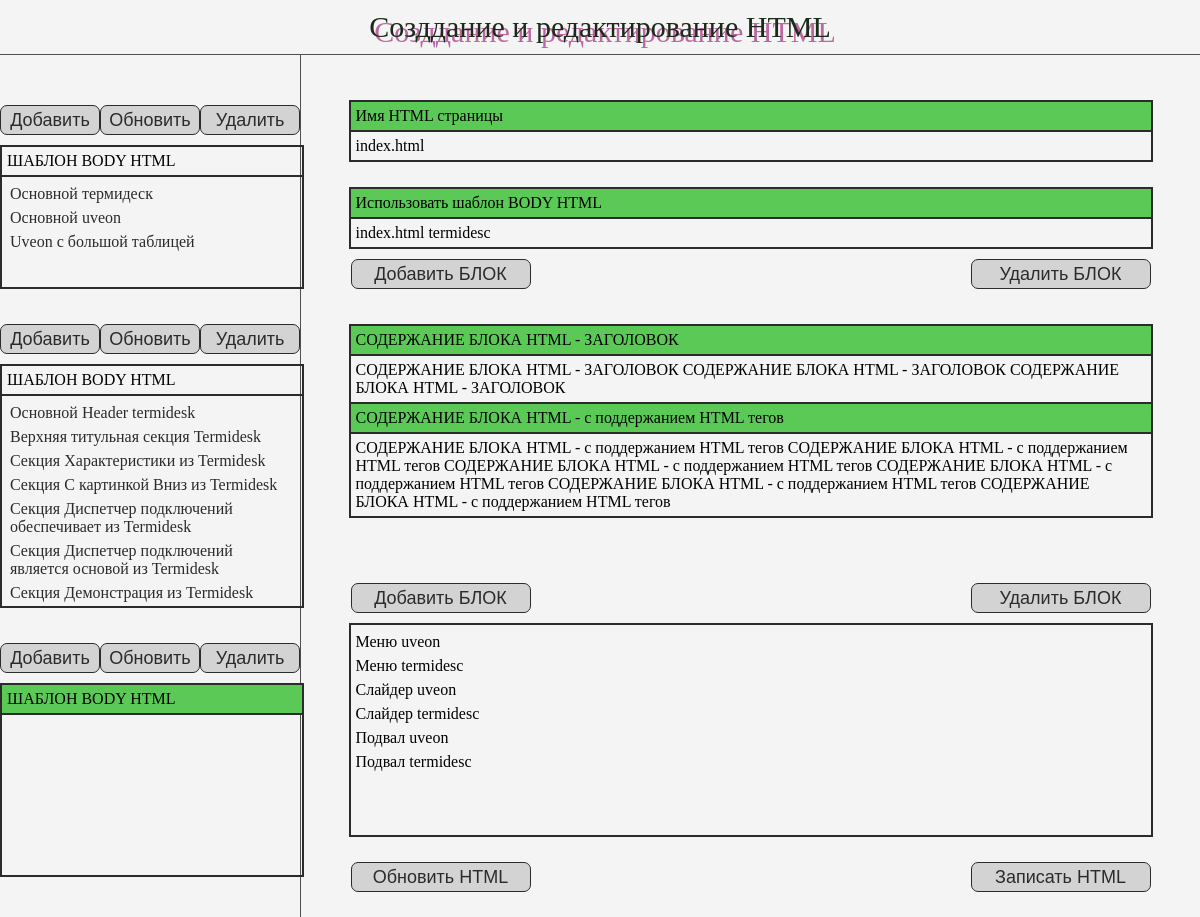
/htmles/, run on an earlier commit of the app's database.
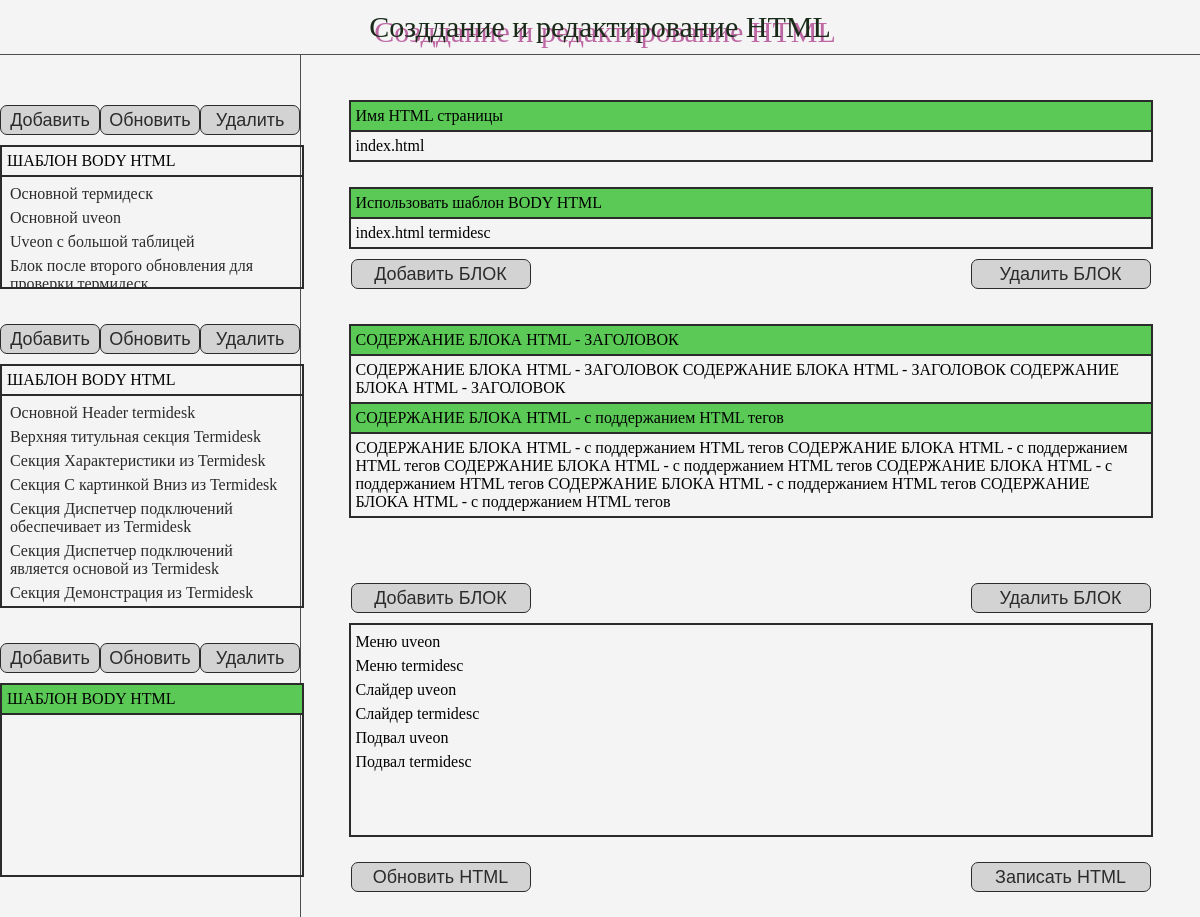
And on a later commit of the database.
### backend/models.py (models this page shows)
class BodyTemplate(models.Model):
    name = models.CharField(max_length=400)
    temp_body_id = models.CharField(max_length=500)
    text = models.TextField(null=True)

class DivSTemplate(models.Model):
    name = models.CharField(max_length=400)
    temp_body_id = models.CharField(max_length=500)
    header = models.TextField(null=True)
    text = models.TextField(null=True)

### backend/views.py (the view)
# urls.py: path('htmles/', views.index_htmles),
def index_htmles(request):
    body, dives, htmles = return_all_object()
    return render(request, 'htmles/index.html', {'bodys': body, 'dives': dives, 'htmles': htmles})

### backend/services.py (called while the page is built)
def return_all_object():
    body = BodyTemplate.objects.all()
    dives = DivSTemplate.objects.all()
    htmles = HTMLTemplate.objects.all()
    return body, dives, htmles

### templates/htmles/index.html (shortened to what this page needs)
<!DOCTYPE html>
{% load static %}
<html lang="en">
<head>
    <link rel="stylesheet" href='{% static "css/htmles.css" %}' type="text/css">
</head>
<body class="htmles">
    <header>
        <div class="header_block"><span>Созддание и редактирование HTML</span></div>
    </header>
    <section class="htmles_all d-flex">
        <div class="htmles_all_left">
            <div class="template_block_body block_item">
                <div class="template_block_body_top d-flex block_item_top">
                    <button><a href="/bodys/create/1" id="bodys">Добавить</a></button>
                    <button><a href="/bodys/1" id="bodys-update">Обновить</a></button>
                    <button type="submit">Удалить</button>
                </div>
                <div class="template_block_body_bottom block_item_bottom">
                    <div class="template_block_body_bottom_top block_item_bottom_top">
                        Шаблон BODY HTML
                    </div>
                    <div class="template_block_body_bottom_all block_item_bottom_all">
                        {% if bodys.count > 0 %}
                            {% for body in bodys %}
                                <div data-bodys="{{ body.id }}" class="item item-body">{{ body.name }}</div>
                            {% endfor %}
                        {% endif %}
                    </div>
                </div>
            </div>
            <div class="template_block_div block_item">
                <div class="template_block_div_top d-flex block_item_top">
                    <button><a href="/dives/create/1" id="dives">Добавить</a></button>
                    <button><a href="/dives/1" id="dives-update">Обновить</a></button>
                    <button type="submit">Удалить</button>
                </div>
                <div class="template_block_div_bottom block_item_bottom">
                    <div class="template_block_div_bottom_top block_item_bottom_top">
                        Шаблон BODY HTML
                    </div>
                    <div class="template_block_div_bottom_all block_item_bottom_all">
                        {% if dives.count > 0 %}
                            {% for dive in dives %}
                                <div data-dive="{{ dive.id }}" class="item item-dive">{{ dive.name }}</div>
                            {% endfor %}
                        {% endif %}
                    </div>
                </div>
            </div>
            <div class="template_block_html block_item">
                <div class="template_block_html_top d-flex block_item_top">
                    <button><a href="/htmles/create/1" id="htmles">Добавить</a></button>
                    <button><a href="/htmles/1" id="htmles-update">Обновить</a></button>
                    <button type="submit">Удалить</button>
                </div>
                <div class="template_block_html_bottom block_item_bottom">
                    <div class="template_block_html_bottom_top block_item_bottom_top active">
                        Шаблон BODY HTML
                    </div>
                    <div class="template_block_html_bottom_all block_item_bottom_all">
                    </div>
                </div>
            </div>
        </div>
        <div class="htmles_all_right">
            <div class="htmles_all_right_block">
                <div class="htmles_all_right_block_content">
                    <div class="htmles_all_right_block_top active">
                        Имя HTML страницы
                    </div>
                    <div class="htmles_all_right_block_all">
                        index.html
                    </div>
                </div>
            </div>
            <div class="htmles_all_right_block">
                 <div class="htmles_all_right_block_content">
                    <div class="htmles_all_right_block_top active">
                        Использовать шаблон BODY HTML
                    </div>
                    <div class="htmles_all_right_block_all">
                        index.html termidesc
                    </div>
                </div>
                <div class="htmles_all_right_block_top_b d-flex">
                    <button>Добавить БЛОК</button>
                    <button>Удалить БЛОК</button>
                </div>
            </div>
            <div class="htmles_all_right_block center-div">
                <div class="htmles_all_right_block_content">
                    <div class="htmles_all_right_block_top active">
                        СОДЕРЖАНИЕ БЛОКА HTML - ЗАГОЛОВОК
                    </div>
                    <div class="htmles_all_right_block_all" style="border-bottom: 2px solid #2b2b2b">
                        СОДЕРЖАНИЕ БЛОКА HTML - ЗАГОЛОВОК СОДЕРЖАНИЕ БЛОКА HTML - ЗАГОЛОВОК СОДЕРЖАНИЕ БЛОКА HTML - ЗАГОЛОВОК
                    </div>
                    <div class="htmles_all_right_block_top active">
                        СОДЕРЖАНИЕ БЛОКА HTML - с поддержанием HTML тегов
                    </div>
                    <div class="htmles_all_right_block_all">
                        СОДЕРЖАНИЕ БЛОКА HTML - с поддержанием HTML тегов СОДЕРЖАНИЕ БЛОКА HTML - с поддержанием HTML тегов
                        СОДЕРЖАНИЕ БЛОКА HTML - с поддержанием HTML тегов СОДЕРЖАНИЕ БЛОКА HTML - с поддержанием HTML тегов
                        СОДЕРЖАНИЕ БЛОКА HTML - с поддержанием HTML тегов СОДЕРЖАНИЕ БЛОКА HTML - с поддержанием HTML тегов
                    </div>
                </div>
            </div>
            <div class="htmles_all_right_block">
                <div class="htmles_all_right_block_top_b d-flex">
                    <button>Добавить БЛОК</button>
                    <button>Удалить БЛОК</button>
                </div>
                <div class="htmles_all_right_block_content">
                    <div class="htmles_all_right_block_all scroll" style="height: 200px">
                        <span>Меню uveon</span>
                        <span>Меню termidesc</span>
                        <span>Слайдер uveon</span>
                        <span>Слайдер termidesc</span>
                        <span>Подвал uveon</span>
                        <span>Подвал termidesc</span>
                    </div>
                </div>
            </div>
            <div class="htmles_all_right_block d-flex" style="max-width: 800px; margin: 0 auto;justify-content: space-between">
                <button type="submit" value="send">Обновить HTML</button>
                <button type="button" id="write">Записать HTML</button>
            </div>
        </div>
    </section>
</body>
</html>

### static/css/htmles.css (style rules this page uses)
body { background-color: #f4f4f4; margin: 0; padding: 0; }
.d-flex { display: flex; }
.active { background-color: #5ac955; }
.center-div { margin-bottom: 55px !important; }
.scroll { overflow-y: scroll; }
.htmles header { width: 100%; padding: 5px 0; border-bottom: 1px solid #4f4f4f; }
.htmles header .header_block { max-width: fit-content; width: 100%; margin: 5px auto; }
.htmles header .header_block span { display: block; font-size: 30px; color: #1b2b1a; text-shadow: 5px 5px 0 #bd68a4; }
.htmles_all { width: 100%; height: 100%; }
.htmles_all_left { width: 25%; height: auto; padding-top: 15px; padding-bottom: 15px; border-right: 1px solid #4f4f4f; }
.htmles_all_right { width: 75%; height: 100%; }
.htmles_all_left .block_item { margin-left: auto; margin-right: auto; height: auto; max-width: 400px; width: 100%; }
.block_item .block_item_top { justify-content: space-between; padding: 10px 0; }
.block_item .block_item_top button { display: flex; width: 120px; height: 30px; border-radius: 7px; background-color: #d4d3d3; color: #2b2b2b; font-size: 18px; border: 1px solid #2b2b2b; align-items: center; justify-content: center; cursor: pointer; transition: all 0.3s ease-in-out; }
.block_item .block_item_top button a { color: #2b2b2b; text-decoration: none; }
.block_item .block_item_bottom { width: 100%; height: auto; border: 2px solid #2b2b2b; }
.block_item .block_item_bottom .block_item_bottom_top { padding: 5px 5px; height: auto; text-transform: uppercase; border-bottom: 2px solid #2b2b2b; }
.block_item .block_item_bottom .block_item_bottom_all { padding: 5px 5px; }
.block_item .block_item_bottom .block_item_bottom_all .item { text-decoration: none; color: #2b2b2b; font-size: 16px; display: block; padding: 3px; cursor: pointer; transition: all 0.3s ease-in-out; }
.template_block_body { margin-top: 25px; margin-bottom: 25px; }
.template_block_body .template_block_body_bottom .template_block_body_bottom_all { height: 100px; overflow-y: scroll; }
.template_block_div { margin-bottom: 25px; }
.template_block_div .template_block_div_bottom .template_block_div_bottom_all { height: 200px; overflow-y: scroll; }
.template_block_html { margin-bottom: 25px; }
.template_block_html .template_block_html_bottom .template_block_html_bottom_all { height: 150px; overflow-y: scroll; }
.htmles_all_right { padding: 45px 15px 15px 15px; }
.htmles_all_right .htmles_all_right_block { margin-bottom: 25px; }
.htmles_all_right .htmles_all_right_block:last-child { margin-bottom: 0; }
.htmles_all_right_block_content { border: 2px solid #2b2b2b; max-width: 800px; width: 100%; height: auto; margin-left: auto; margin-right: auto; }
.htmles_all_right_block_top { padding: 5px 5px; height: auto; border-bottom: 2px solid #2b2b2b }
.htmles_all_right_block_all { padding: 5px 5px; }
.htmles_all_right_block_all span { display: block; cursor: pointer; padding: 3px 0; transition: all 0.3s ease-in-out; }
.htmles_all_right_block_top_b { justify-content: space-between; padding: 10px 0; max-width: 800px; width: 100%; margin-left: auto; margin-right: auto; }
.htmles_all_right .htmles_all_right_block button { display: flex; width: 180px; height: 30px; border-radius: 7px; background-color: #d4d3d3; color: #2b2b2b; font-size: 18px; border: 1px solid #2b2b2b; align-items: center; justify-content: center; cursor: pointer; transition: all 0.3s ease-in-out; }

What changed in the data, as far as the page shows it:
added BodyTemplate: name "Блок после второго обновления для…"
